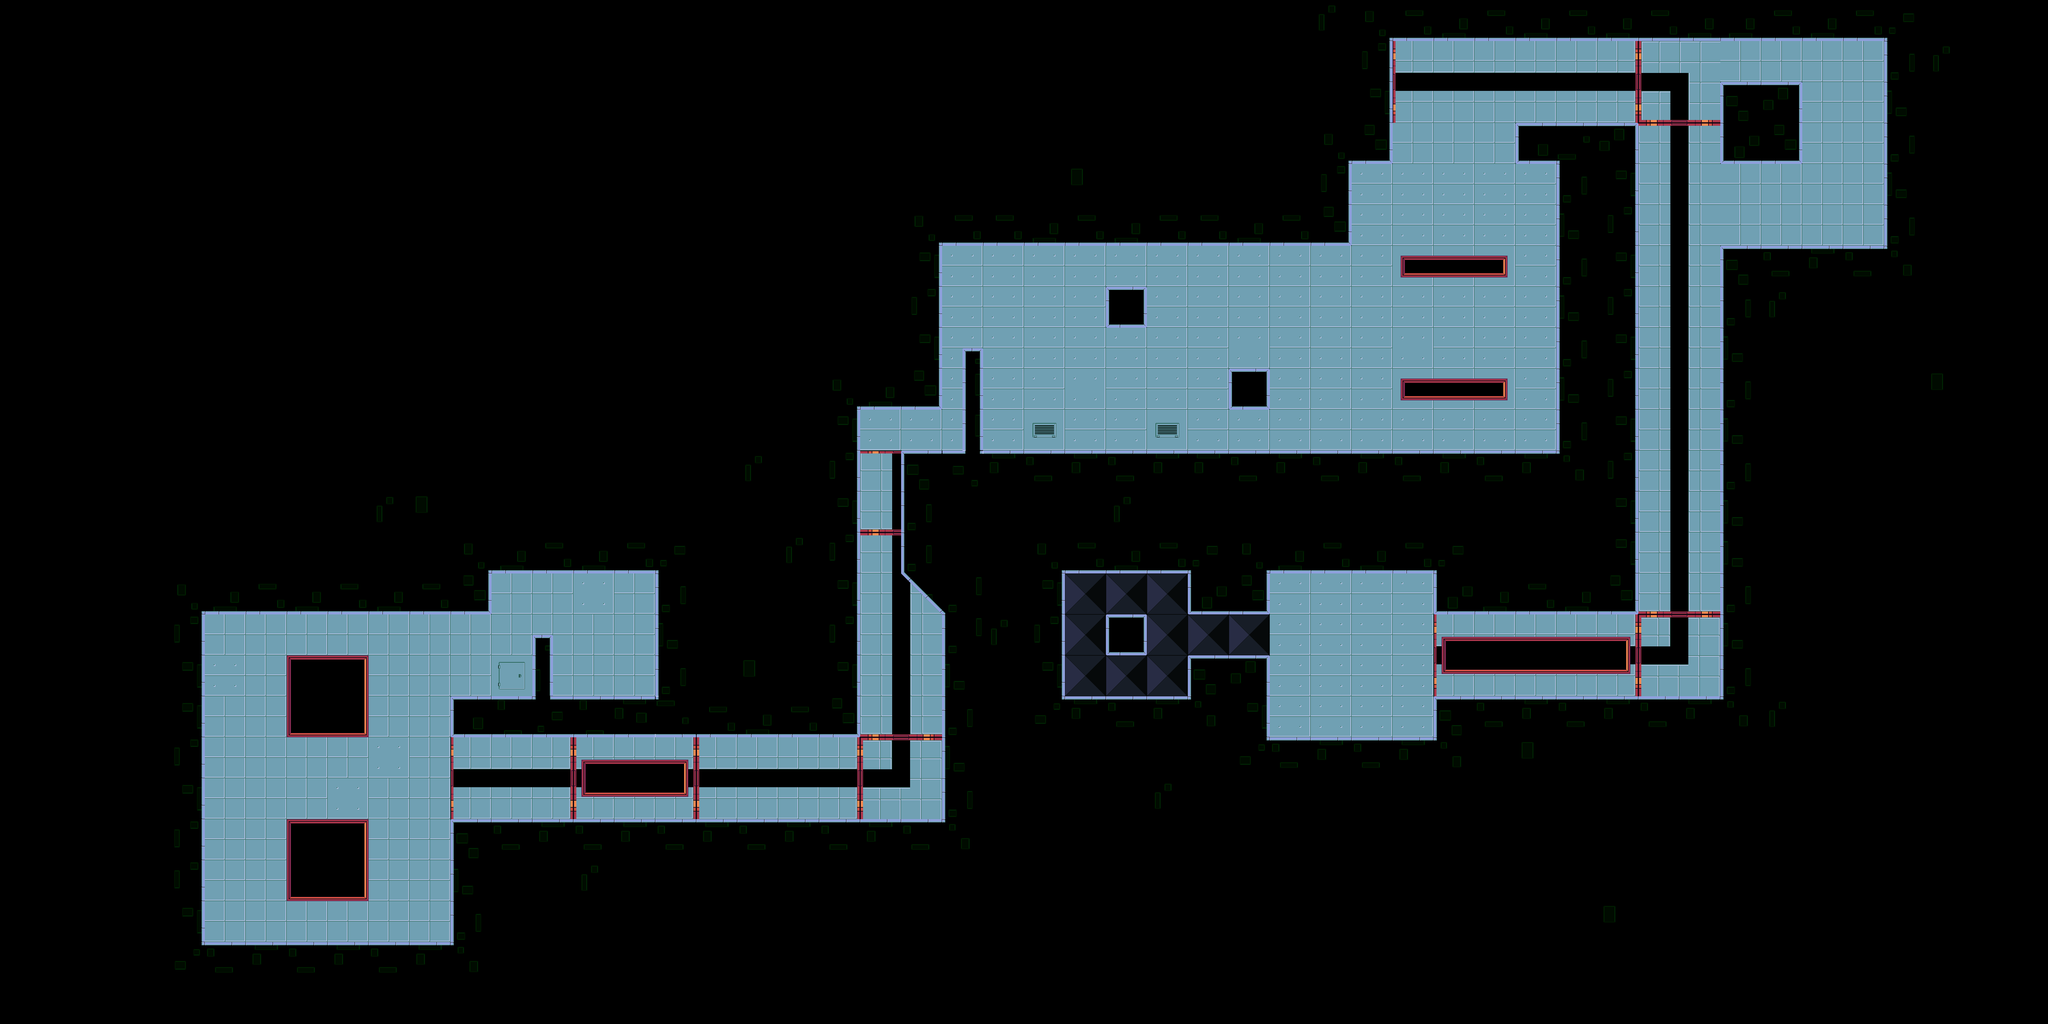

Rendered tile map (Tiled .tmx) drawn with the repository's tilesets; below, a short description and the map source with its tile grids summarised:
An orthogonal 50x25 tile map with 128x128 px tiles, 3 tile layers (Background, Calque 2, Walls), 4 tilesets and 50 objects (7x Dialogue, 3x Checkpoint, 2x ConeLight, 2x Upgrade, Exit, ...).

<map version="1.0" orientation="orthogonal" renderorder="right-down" width="50" height="25" tilewidth="128" tileheight="128" nextobjectid="72">
 <properties>
  <property name="Ambiant Light Min" value="0.42" />
 </properties>
 <tileset firstgid="1" name="Floor_blue" tilewidth="128" tileheight="128" spacing="2" margin="1" tilecount="36" columns="6">
  <image source="Tilesets/Floor_blue.png" width="780" height="780" />
 </tileset>
 <tileset firstgid="37" name="Room_blue" tilewidth="128" tileheight="128" spacing="2" margin="1" tilecount="81" columns="9">
  <image source="Tilesets/Room_blue.png" width="1170" height="1170" />
 </tileset>
 <tileset firstgid="118" name="Pipes" tilewidth="128" tileheight="128" spacing="2" margin="1" tilecount="36" columns="6">
  <image source="Tilesets/Pipes.png" width="780" height="780" />
 </tileset>
 <tileset firstgid="154" name="Items" tilewidth="128" tileheight="128" tilecount="8" columns="4">
  <image source="Tilesets/Items.png" width="520" height="260" />
 </tileset>
 <layer name="Background" width="50" height="25">
  <data>[1250 cells, 281 non-empty, 29 distinct tile ids]</data>
 </layer>
 <layer name="Calque 2" width="50" height="25">
  <data>[1250 cells, 0 non-empty, 0 distinct tile ids]</data>
 </layer>
 <layer name="Walls" width="50" height="25">
  <data>[1250 cells, 975 non-empty, 21 distinct tile ids]</data>
 </layer>
 <objectgroup name="Objects">
  <object id="1" x="512" y="1792" width="128" height="1280" />
  <object id="3" x="640" y="2944" width="896" height="128" />
  <object id="4" x="1408" y="2560" width="1664" height="384" />
  <object id="5" x="640" y="1792" width="896" height="128" />
  <object id="6" x="1408" y="2176" width="1280" height="128" />
  <object id="8" x="2048" y="1280" width="640" height="896" />
  <object id="11" type="Exit" x="4160" y="1984" width="128" height="128" />
  <object id="12" x="1440" y="1664" width="608" height="128" />
  <object id="13" x="1664" y="1984" width="64" height="192" />
  <object id="14" type="Door" x="1600" y="2304" width="64" height="256">
   <properties>
    <property name="Association Number" value="1" />
    <property name="Speed" value="-20" />
   </properties>
  </object>
  <object id="18" type="Dialogue" x="1842" y="2048" width="128" height="128">
   <properties>
    <property name="Number" type="int" value="17" />
    <property name="SingleUse" type="bool" value="true" />
   </properties>
  </object>
  <object id="19" type="Dialogue" x="1760" y="2304" width="64" height="256">
   <properties>
    <property name="Number" type="int" value="9" />
    <property name="SingleUse" type="bool" value="true" />
   </properties>
  </object>
  <object id="23" x="2944" y="1792" width="384" height="768" />
  <object id="25" x="3840" y="2304" width="768" height="128" />
  <object id="26" x="3712" y="2048" width="256" height="256" />
  <object id="27" type="Dialogue" x="2688" y="2208" width="256" height="64">
   <properties>
    <property name="Number" type="int" value="10" />
    <property name="SingleUse" type="bool" value="true" />
   </properties>
  </object>
  <object id="29" type="Dialogue" x="3936" y="768" width="64" height="640">
   <properties>
    <property name="Number" type="int" value="11" />
    <property name="SingleUse" type="bool" value="true" />
   </properties>
  </object>
  <object id="30" x="2944" y="1920">
   <polygon points="0,0 -128,-128 -128,-512 0,-512" />
  </object>
  <object id="32" x="2560" y="640" width="384" height="640" />
  <object id="33" x="2944" y="384" width="1280" height="384" />
  <object id="34" x="3008" y="1088" width="64" height="320" />
  <object id="36" x="3456" y="896" width="128" height="128" />
  <object id="37" x="3840" y="1152" width="128" height="128" />
  <object id="38" x="2944" y="1408" width="1920" height="384" />
  <object id="39" x="4864" y="384" width="256" height="1536" />
  <object id="40" type="Dialogue" x="2944" y="960" width="96" height="64">
   <properties>
    <property name="Number" type="int" value="12" />
    <property name="SingleUse" type="bool" value="true" />
   </properties>
  </object>
  <object id="41" x="4480" y="1792" width="384" height="128" />
  <object id="42" x="4480" y="2176" width="1024" height="128" />
  <object id="45" x="4736" y="384" width="128" height="128" />
  <object id="46" x="4224" y="0" width="128" height="512" />
  <object id="47" x="4352" y="0" width="1664" height="128" />
  <object id="48" x="5888" y="128" width="128" height="768" />
  <object id="50" x="5376" y="256" width="256" height="256" />
  <object id="51" x="5376" y="768" width="512" height="1408" />
  <object id="55" type="Dialogue" x="5120" y="128" width="64" height="256">
   <properties>
    <property name="Number" type="int" value="13" />
    <property name="SingleUse" type="bool" value="true" />
   </properties>
  </object>
  <object id="56" type="Dialogue" x="5728" y="384" width="64" height="128">
   <properties>
    <property name="Number" type="int" value="20" />
    <property name="SingleUse" type="bool" value="true" />
   </properties>
  </object>
  <object id="57" type="ConeLight" x="5760" y="768">
   <properties>
    <property name="Angle" type="float" value="17" />
    <property name="Color" value=".88,.8,.8,1" />
    <property name="Distance" type="float" value="28" />
   </properties>
   <polyline points="0,0 0,-64" />
  </object>
  <object id="58" type="ConeLight" x="3072" y="1152">
   <properties>
    <property name="Angle" type="float" value="40" />
    <property name="Color" value="0.016,0.457,0.434,0.74" />
    <property name="Distance" type="float" value="75" />
   </properties>
   <polyline points="0,0 32,0" />
  </object>
  <object id="59" x="3712" y="1792" width="256" height="128" />
  <object id="60" x="3456" y="1920" width="128" height="128" />
  <object id="62" x="3328" y="2176" width="384" height="128" />
  <object id="67" type="Checkpoint" x="2944" y="1088" width="64" height="64">
   <properties>
    <property name="Number" type="int" value="1" />
   </properties>
  </object>
  <object id="68" type="Checkpoint" x="4736" y="128" width="64" height="256">
   <properties>
    <property name="Number" type="int" value="2" />
   </properties>
  </object>
  <object id="69" type="Checkpoint" x="5120" y="1824" width="256" height="64">
   <properties>
    <property name="Number" type="int" value="3" />
   </properties>
  </object>
 </objectgroup>
 <objectgroup name="Spawn">
  <object id="7" name="Tom" gid="159" x="741.12" y="2920.11" width="129.783" height="129.783" />
  <object id="15" type="Switch" gid="155" x="1851.08" y="2191.75" width="127.786" height="127.786">
   <properties>
    <property name="Association Number" value="1" />
   </properties>
  </object>
  <object id="28" type="Upgrade" gid="157" x="4672" y="1088" width="98.4615" height="98.4615">
   <properties>
    <property name="ID" value="1" />
   </properties>
  </object>
  <object id="53" type="Fuel" gid="160" x="5686.69" y="447.251" width="127.786" height="127.786" />
  <object id="54" type="Oxygen" gid="161" x="5686.69" y="575.037" width="127.786" height="127.786" />
  <object id="66" type="Upgrade" gid="157" x="3328" y="2048" width="128" height="128">
   <properties>
    <property name="ID" value="2" />
   </properties>
  </object>
 </objectgroup>
</map>
